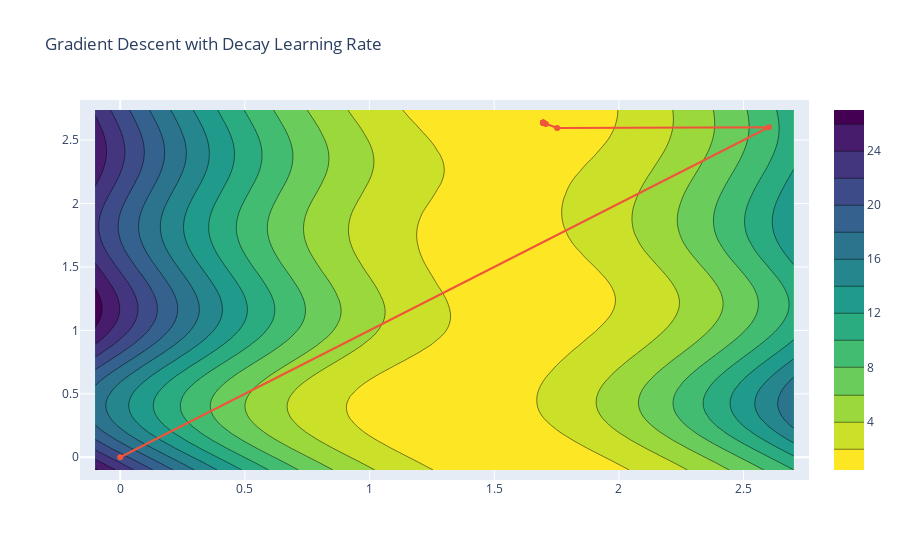

Notebook cell for this chart:
### Code cell
contour_plot('Gradient Descent with Decay Learning Rate', bs_decay, average_squared_loss, sin_model, x, y)
